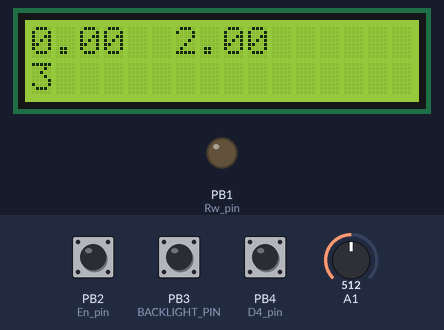
The sketch below on a simulated ATtiny85, built for the host (arithmetic inside an expression is 32-bit, double 64-bit). Shown: 16×2 character LCD, output pins drawn as LEDs (lit = HIGH). Inputs (shaded band) come from the test bench; at power-on: PB2 (En_pin) HIGH, A1 = 512, PB3 (BACKLIGHT_PIN) HIGH, PB4 (D4_pin) HIGH. What the sketch prints to the serial monitor is not drawn.

Above: at 1.2 s.
1.3 s: PB2 (En_pin) pulled LOW for 1 s
At 3.3 s:
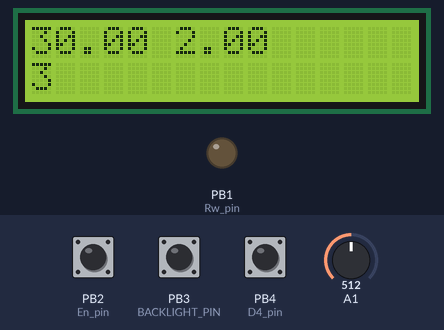
3.8 s: A1 set to 716
At 4.5 s:
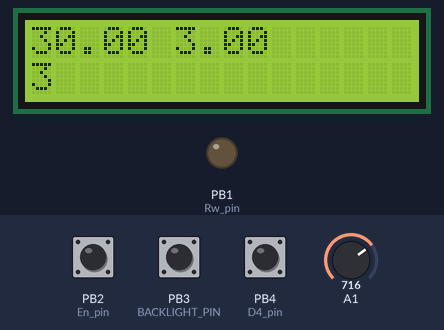
5.3 s: PB3 (BACKLIGHT_PIN) pulled LOW for 3.2 s
At 9.3 s:
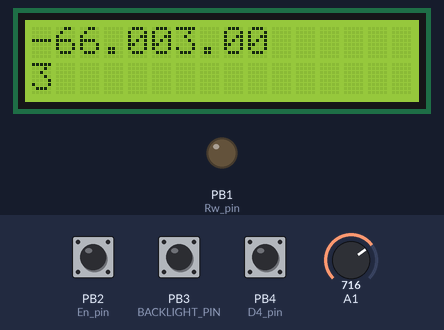
10.0 s: PB4 (D4_pin) pulled LOW for 0.15 s
At 11.4 s:
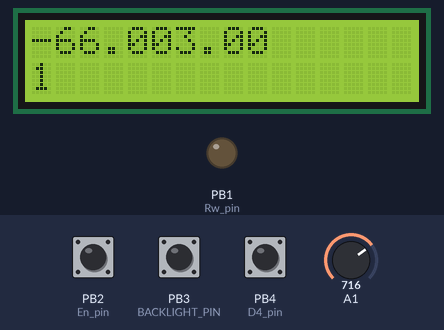
11.7 s: PB2 (En_pin) pulled LOW for 0.15 s
At 12.4 s:
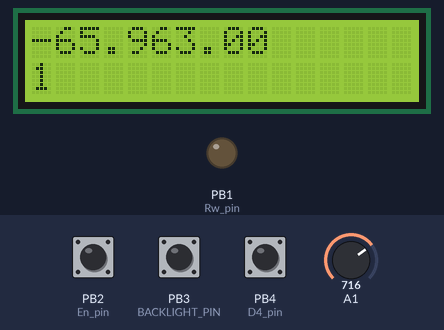
13.4 s: PB3 (BACKLIGHT_PIN) pulled LOW for 1 s
At 15.7 s:
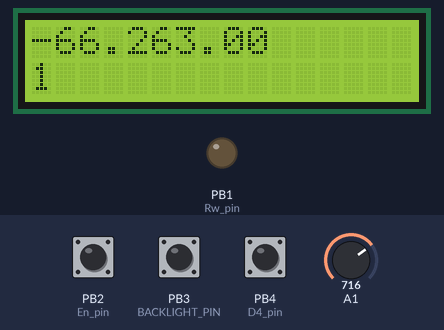
Timing chart, 0 to 16.9 s (numbered marks = the images above; inputs shaded):
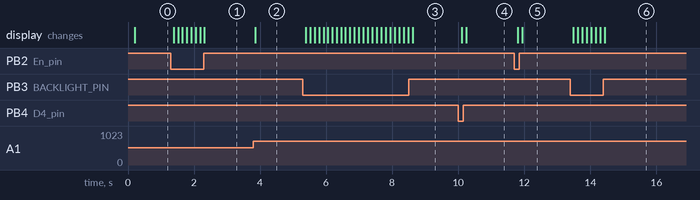

Measured:
- after the input at 1.3 s, the display: first changes after 0.08 s (image 1 shows a later state)
- after the input at 3.8 s, the display: changes after 0.05 s (image 2)
- after the input at 5.3 s, the display: first changes after 0.09 s (image 3 shows a later state)
- after the input at 10.0 s, the display: first changes after 0.11 s (image 4 shows a later state)
- after the input at 11.7 s, the display: first changes after 0.10 s (image 5 shows a later state)
- after the input at 13.4 s, the display: first changes after 0.09 s (image 6 shows a later state)

The sketch:

Powersupply_12OCt2016_r10_04112016.ino
```cpp
/*
 * Need to change some map functions for proper scaling at 10 and 20 volts
 * Need some logic to read current
 * Current amp is working properly
 * Maybe,A1 is fried
 * No changes were made to "IICLCDsetup.h" and "_16bitpwm.h"
 * Removed keyboard includes and variables
 *
 */

#define DEBUG
//#define  TEST_on_MEGA
//#include <Key.h>
//#include <Keypad.h>
#include "IICLCDsetup.h"
#include "_16bitpwm.h"
#include <Wire.h>
#include <LiquidCrystal_I2C.h>

byte placeV = 0; //0=millivolt,1=millivolt*10,2=millivolt*100,3=volt
//unsigned int  millivolts;
unsigned int i, vwrt;
float  ovolts = 0.0000, volts = 0.0000, actVolts = 0.0000, iout = 0.0000 ,test=3.141592;
void setup() {
  setupPWM16();
  lcdSetup();
  Serial.begin(115200);
  pinMode(2, INPUT_PULLUP);
  pinMode(3, INPUT_PULLUP);
  pinMode(4, INPUT_PULLUP);
  pinMode(5, INPUT_PULLUP);
  pinMode(6, INPUT_PULLUP);

  placeV = 3; //init mode is volts

  //Serial.println(test);
  //delay(5000);
}

void loop() {

  if (digitalRead(4) == LOW) {
    placeV++;
    if (placeV == 4)placeV = 0;
  }
  if (digitalRead(2) == LOW) {
    switch (placeV) {
      case 0 : volts += 0.001; break;
      case 1 : volts += 0.010; break;
      case 2 : volts += 0.100; break;
      case 3 : volts += 1.000; break;
    }
  }

  if (digitalRead(3) == LOW) {
    switch (placeV) {
      case 0 : volts -= 0.001; break;
      case 1 : volts -= 0.010; break;
      case 2 : volts -= 0.100; break;
      case 3 : volts -= 1.000; break;
    }
  }
  delay(50);
  //Put this in some sort of BlinkWithoutDelay loop


  ovolts = volts;
  ovolts = ovolts * 1000;
  vwrt = map(ovolts, 0, 5120, 0, 1023);
  analogWrite16(9, vwrt);

  lcd.clear();
  lcd.home();
#ifdef DEBUG
  /*Serial.println("\n");
  Serial.println("actVolts");
  Serial.println(actVolts);
  Serial.println("volts");
  Serial.println(volts);
  Serial.println("analogRead(A1)");
  Serial.println(analogRead(A1));
  Serial.println("iout");*/
  Serial.println(iout);
  //Serial.println("\n");

#endif
  actVolts = volts * 2;
  lcd.print(actVolts);
  lcd.setCursor(0, 1);
  lcd.print(placeV);
  lcd.setCursor(6, 0);
  iout = map(analogRead(A1), 0, 1023, 0, 5.1200);
  lcd.print(iout);


}
```

_16bitpwm.h
```cpp
#define _16bitpwm
//#define ARDUINO_MEGA     //Timers and Digital pins are differnt on different boards
void setupPWM16() {
  TCCR1A = _BV(COM1A1) | _BV(COM1B1)  /* non-inverting PWM */
           | _BV(WGM11);                   /* mode 14: fast PWM, TOP=ICR1 */
  TCCR1B = _BV(WGM13) | _BV(WGM12)
           | _BV(CS11);                    /* prescaler 1 */
  ICR1 = 0x03ff;                      /* TOP counter value (freeing OCR1A*/

  /*
   * for 10 bit , set as 0x03ff,confirmed-MALHAR
   * frequency= 15.625KHz for 16Mhz CPU clock
   * frequency=  7.812KHz for 8Mhz CPU clock
  */

  /*
  * Comments about the setup
  * Changing ICR1 will effect the amount of bits of resolution.
  * ICR1 = 0xffff; (65535) 16-bit resolution
  * ICR1 = 0x7FFF; (32767) 15-bit resolution
  * ICR1 = 0x3FFF; (16383) 14-bit resolution etc....

  * Changing the prescaler will effect the frequency of the PWM signal.
  * Frequency[Hz}=CPU/(ICR1+1) where in this case CPU=16 MHz
  * 16-bit PWM will be>>> 16000000/(65535+1)=244.14Hz
  */

#ifndef TEST_on_MEGA
  DDRB |= _BV(PB1) | _BV(PB2);
#endif

#ifdef TEST_on_MEGA
  DDRB |= _BV(PB5) | _BV(PB6) | _BV(PB7) ;
#endif
}
void analogWrite16(uint8_t pin, int val)
{
  switch (pin) {
    case 9: OCR1A = val; break;
    case 10: OCR1B = val; break;
#ifdef TEST_on_MEGA
    case 11: OCR1A = val; break;
    case 12: OCR1B = val; break;
    case 13: OCR1C = val; break;
#endif
  }
}
```

IICLCDsetup.h
```cpp
#define IICLCDsetup.h

/*IIC LCD 16X2 test example
 * Connect the IIC LCD as follows
 * IIC LCD      ARDUINO
 * +5V            +5V
 * GND            GND
 * SCL            SCL
 * SDA            SDA
 *
 * by Malhar Deshmukh
 * 11APR2016
 */
#include <Wire.h>
#include <LiquidCrystal_I2C.h>
#define I2C_ADDR    0x27 // <<-- Add your address here.Find it from I2C Scanner
#define BACKLIGHT_PIN     3
#define En_pin  2
#define Rw_pin  1
#define Rs_pin  0
#define D4_pin  4
#define D5_pin  5
#define D6_pin  6
#define D7_pin  7
LiquidCrystal_I2C lcd(I2C_ADDR, En_pin, Rw_pin, Rs_pin, D4_pin, D5_pin, D6_pin, D7_pin);

void lcdSetup() {
  lcd.begin (16, 2); //  LCD is 16 characters x 2 lines
  lcd.setBacklightPin(BACKLIGHT_PIN, POSITIVE);
  lcd.setBacklight(HIGH);  // Switch on the backlight
  lcd.clear();
  //Uncomment this to test the function
  /*
  lcd.home();
  lcd.setCursor(0, 0);
  lcd.print("0123456789ABCDEF");
  lcd.setCursor(0, 1);
  lcd.print("Test Passed");
  */
}
```
